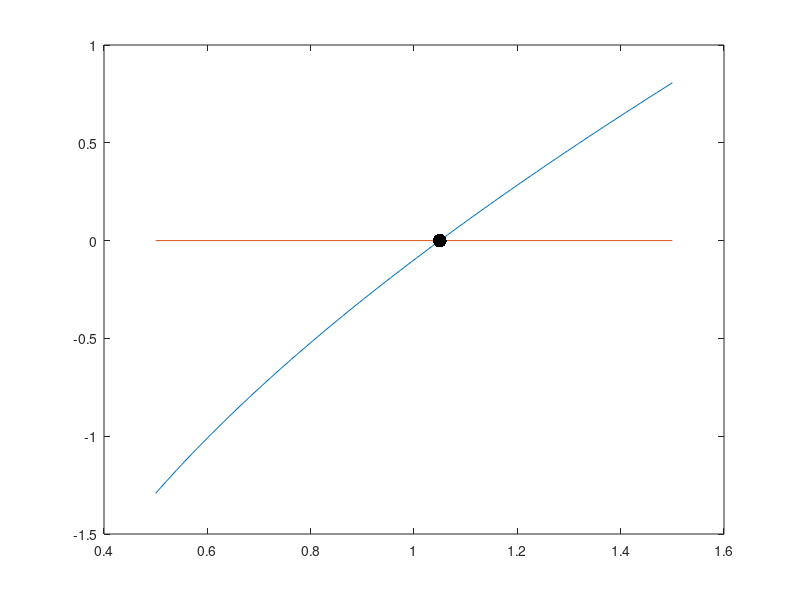

Here is the MATLAB script that generated this plot:
%% Ejercicios 3ª Clase

%% Uso del roots

% Se pone el polinommio expresado con sus números en función del grado de
% mayor a manor

p = [1,-9,-1,5];
roots (p);

%% Uso del fzero



% El 1 indica el punto inicial. Podemos poner otro número o un intervalo.

fun = @(x) x + log(x/3);
sol = fzero (fun,1);
x = linspace (0.5,1.5);
plot (x,(fun(x)));
hold on
plot([0.5,1.5],[0,0]);
plot (sol,fun(sol),'k.','MarkerSize',30)
hold off


% En el fzero, el segundo valor es el xcero (primer valor de la x).

%% Operacciones de comparación

% Matlab devuelve 1 si es TRUE y 0 es FALSE.

% 3 == 3 (igual a)
% 3 ~= 4 (no igual a)
% < (menor que)
% > (mayor que)
% <= (menor o igual que)

% Para comprobar que x pertenece a un conjunto [a,b]:
% x >= a & x <= b 

% find(v) trabaja con opeeradores lógicos devolviendo los elementos que son
% mayores que 0.
